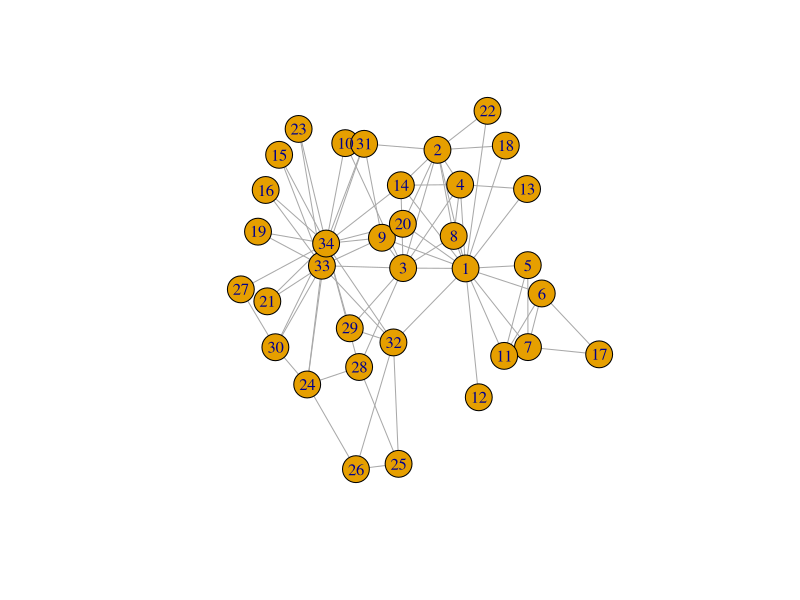
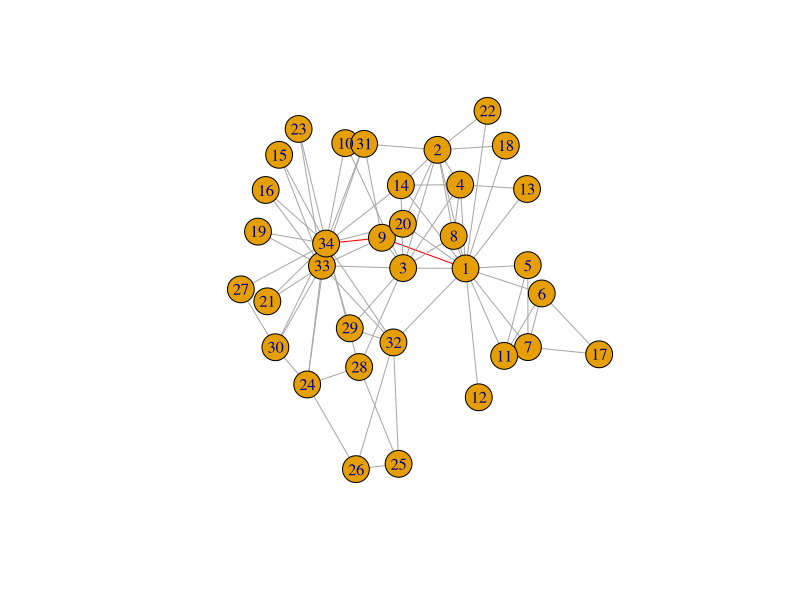

Write R code to recreate these figures, in order. (Note: this script raises an error after producing the figures.)
## ---- chunk 1
knitr::opts_chunk$set(
  collapse = TRUE,
  comment = "#>"
)
## ---- chunk 2
library(igraph)
## ---- chunk 3
karate <- make_graph("Zachary")
## ---- chunk 4
xy <- matrix(
  c(
    1.093966887087722, 0.6529823735960844, 0.113857179935990385,
    1.0085601998539617252, 2.070175212713373, 2.2894669847085685,
    2.073251021482423, 0.9074652164386368, -0.218839345089003129,
    -0.7942155888555399, 1.6992683670536126, 1.3013148352817825,
    2.0587212117790386, 0.07840464375031649, -1.83225113852727928,
    -2.043107183215482, 3.1903504510195644, 1.7252916727157002,
    -2.1635297757006606, 0.1099363214367048, -2.0173609083270283,
    1.438173180664004, -1.526167873866698, -1.391704520819019, 0.0427082625044537,
    -0.6266672832455868, -2.4328956848424186, -0.5765938127636058,
    -0.7235522657428076, -1.890884, -0.49828843603408735,
    -0.0382689951910894, -1.16044073125891867, -1.0946750031954726,
    -0.03704005890734676, 1.0959410277670554, -0.03380487817978164,
    0.7639081234015446, -0.0056942042878972, -0.2762080169182307,
    -0.7888685525880392, 0.2731545198004819, 0.25591411019330024,
    1.1600380074120809, -0.8725800247858699, -1.2680925791346904,
    0.7216614853390146, 0.7578488361025302, 1.0484169427497647,
    0.7123644274753804, -0.857921398588591, 1.1365954184204712,
    0.31429269895315737, 0.38929448248564685, -0.3514298049811463,
    1.4685069662610182, 1.2955819756075229, -1.1458655130616306,
    -1.904014863664545, -1.9548058940536703, -0.2371036,
    -0.978877855547320874, -0.6088580898473848, -0.790031387175628,
    1.1533732492508566, -0.7439629784967702, -0.011113968389847993,
    0.2006269
  ),
  nrow = 34L,
  ncol = 2L
)
plot(karate, layout = xy)
## ---- chunk 5
karate
## ---- chunk 6
c(
    edge_density(make_empty_graph(10)),
    edge_density(karate),
    edge_density(make_full_graph(10))
)
## ---- chunk 7
shortest_paths(karate,from = 1,to = 34,output = "vpath")
## ---- chunk 8
E(karate)$color <- "grey66"
E(karate)$color[as.integer(shortest_paths(karate,from = 1,to = 34,output = "epath")$epath[[1]])] <- "red"
plot(karate, layout = xy)
karate <- remove_edge_attr(karate, "color")
## ---- chunk 9
distances(karate)[1:10, 1:10]
## ---- chunk 10
diameter(karate)
## ---- chunk 11
#| label: transitivity
transitivity(karate, type = "global")
transitivity(karate, type = "local", isolates = "zero")
## ---- chunk 12
g <- sample_gnp(20, 5 / 20, directed = TRUE)
reciprocity(g)
## ---- chunk 13
dyad_census(g)
## ---- chunk 14
triad_census(g)
